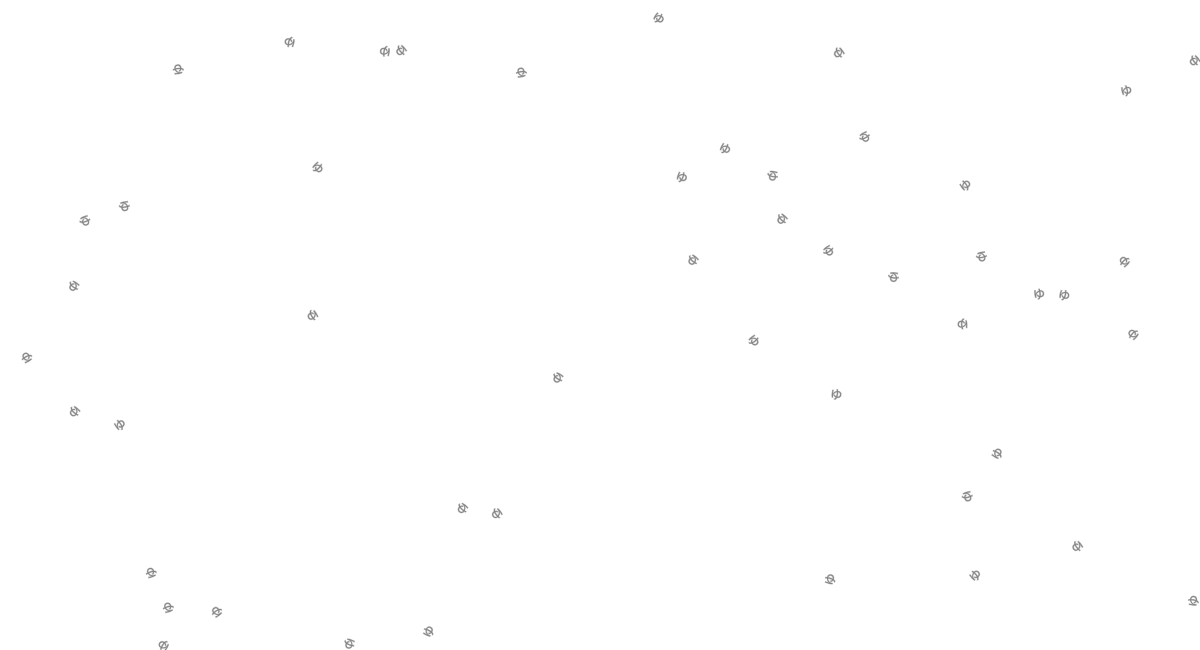
Frame 1 (no input)
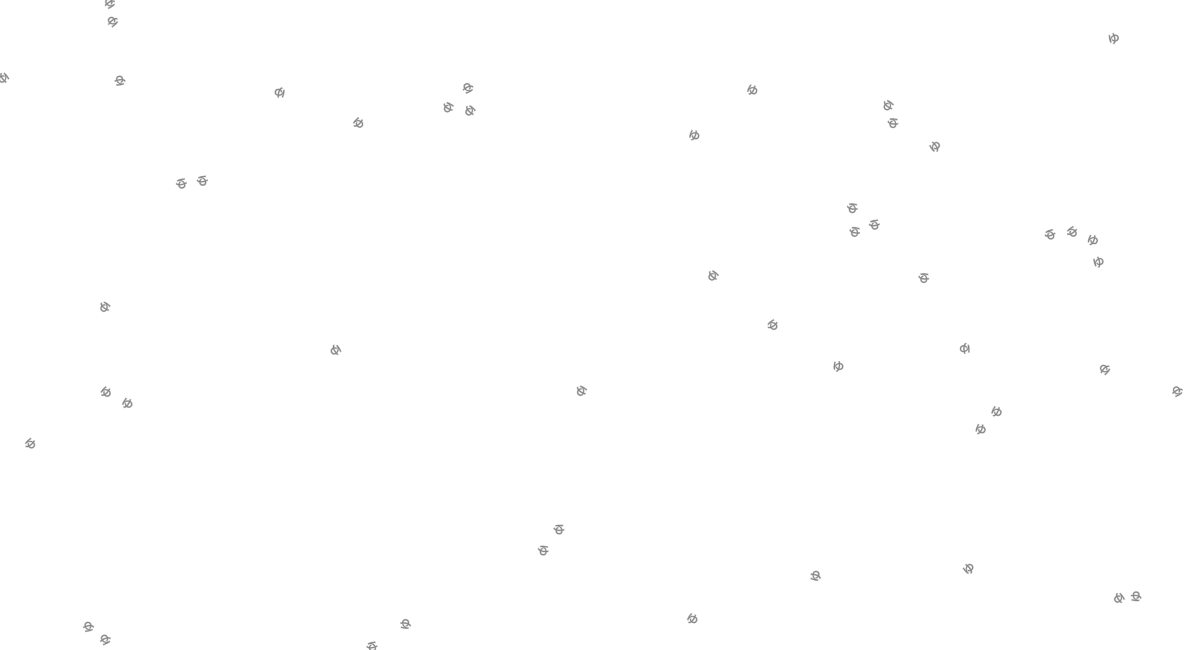
Frame 60 (no input)
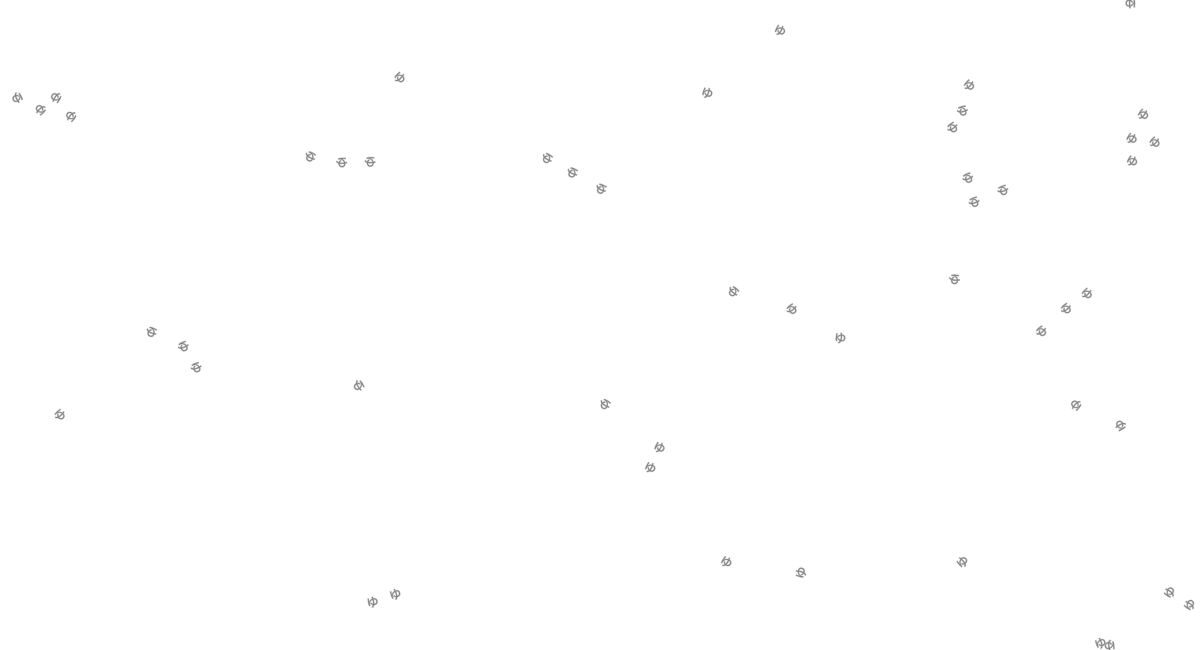
Frame 120 (the mouse pressed at the canvas centre since frame 60)

The p5.js sketch that drew these frames (run headless with seeded random() and noise() and a simulated clock; from frame 60 on, the mouse is pressed at the canvas centre):

// p5.js sketch
// ── sketch.js
//=CLASSES================================================

class Flock {
    constructor() {
        // すべてのボイド用の配列
        this.boids = []; // 配列を初期化
    }

    run() {
        for (let i = 0; i < this.boids.length; i++) {
            // 個々のボイドにに、ボイドのリストを丸ごと渡す
            this.boids[i].run(this.boids);
        }
    }

    addBoid(b) {
        this.boids.push(b);
    }
}

class Boid {
    constructor(x, y) {
        // 加速度
        this.acceleration = createVector(0, 0);
        // 速度
        this.velocity = createVector(random(-1, 1), random(-1, 1));
        // 位置
        this.position = createVector(x, y);
        // ボイドのサイズ
        this.r = 3.0;
        // 最大速度
        this.maxspeed = 3;
        // 最大操舵力
        this.maxforce = 0.05;
    }

    run(boids) {
        this.flock(boids);
        this.update();
        this.borders();
        this.render();
    }

    applyForce(force) {
        // ニュートンの第二法則 力の大きさ = 質量 * 加速度 => 加速度 = 力の大きさ / 質量
        // A = F / M が欲しい場合は、ここに質量が追加できる
        this.acceleration.add(force);
    }

    // 毎回、３つのルールにもとづいて、新しい加速度を蓄積する
    flock(boids) {
        let sep = this.separate(boids); // 分離
        let ali = this.align(boids); // 整列
        let coh = this.cohesion(boids); // 結合
        // これらの力に対し、任意の重み付けをする
        sep.mult(1.5);
        ali.mult(1.0);
        coh.mult(1.0);
        // 加速度に力のベクトルを追加する
        this.applyForce(sep);
        this.applyForce(ali);
        this.applyForce(coh);
    }

    // 位置を更新する
    update() {
        // 加速度は速度を変更する
        this.velocity.add(this.acceleration);
        // 速度を制限
        this.velocity.limit(this.maxspeed);
        // 速度は位置を変更する
        this.position.add(this.velocity);
        // 毎回、加速度を0にリセットする
        this.acceleration.mult(0);
    }

    // ターゲットに向かう操舵力を計算し適用する
    seek(target) {
        // 現在位置からターゲットを指すベクトルdesired
        let desired = p5.Vector.sub(target, this.position);
        // desiredを正規化し、最大速度にスケーリングする
        desired.normalize();
        desired.mult(this.maxspeed);
        // Steering = Desired - Velocity
        let steer = p5.Vector.sub(desired, this.velocity);
        // 最大操舵力に制限する
        steer.limit(this.maxforce);
        return steer;
    }

    // 描画
    render() {
        // 速度の方向に回転させた三角形を描画する
        let theta = this.velocity.heading() + radians(90);
        fill(127);
        stroke(200);
        push();
        translate(this.position.x, this.position.y);
        rotate(theta);
        
        // 三角形
        // beginShape();
        // vertex(0, -this.r * 2);
        // vertex(-this.r, this.r * 2);
        // vertex(this.r, this.r * 2);
        // endShape(CLOSE);

        text("ゆ", 0, 0);
        pop();
    }

    // ラッピング処理(端を超えたら逆の端から出てくる)
    borders() {
        if (this.position.x < -this.r) this.position.x = width + this.r;
        if (this.position.y < -this.r) this.position.y = height + this.r;
        if (this.position.x > width + this.r) this.position.x = -this.r;
        if (this.position.y > height + this.r) this.position.y = -this.r;
    }

    // 分離
    // 近くにいるボイドを調べ、近すぎる場合には離れる方向に向かうベクトルを返す
    separate(boids) {
        let desiredseparation = 25.0;
        let steer = createVector(0, 0);
        let count = 0;
        // システム内の全ボイドについて、近すぎないかどうか調べる
        for (let i = 0; i < boids.length; i++) {
            let d = p5.Vector.dist(this.position, boids[i].position);
            // もし距離(d)が0より大きくかつ任意の量よりも大きいなら(0は自分のとき)
            if ((d > 0) && (d < desiredseparation)) {
                // その近いボイドから離れるベクトルを計算する
                let diff = p5.Vector.sub(this.position, boids[i].position);
                diff.normalize();
                diff.div(d); // 距離による重み付け
                steer.add(diff);
                count++; // 数をメモしておく
            }
        }
        // 平均する -- countで割る
        if (count > 0) {
            steer.div(count);
        }

        // ベクトルが0より大きい限り
        if (steer.mag() > 0) {
            // レイノルズの Steering = Desired - Velocity　を実装
            steer.normalize();
            steer.mult(this.maxspeed);
            steer.sub(this.velocity);
            steer.limit(this.maxforce);
        }
        return steer;
    }

    // 整列
    // システム内の近くにいる全ボイドについて平均速度を計算し、その方向に向かうベクトルを返す
    align(boids) {
        let neighbordist = 50;
        let sum = createVector(0, 0);
        let count = 0;
        for (let i = 0; i < boids.length; i++) {
            let d = p5.Vector.dist(this.position, boids[i].position);
            if ((d > 0) && (d < neighbordist)) {
                sum.add(boids[i].velocity);
                count++;
            }
        }
        if (count > 0) {
            sum.div(count);
            sum.normalize();
            sum.mult(this.maxspeed);
            let steer = p5.Vector.sub(sum, this.velocity);
            steer.limit(this.maxforce);
            return steer;
        }
        else {
            return createVector(0, 0);
        }
    }

    // 結合
    // 近くにいる全ボイドの平均位置(たとえばセンター)を計算し、その位置に向かうベクトルを返す
    cohesion(boids) {
        let neighbordist = 50;
        let sum = createVector(0, 0); // 空のベクトルで開始し、これに全位置を累積する
        let count = 0;
        for (let i = 0; i < boids.length; i++) {
            let d = p5.Vector.dist(this.position, boids[i].position);
            if ((d > 0) && (d < neighbordist)) {
                sum.add(boids[i].position); // 位置を追加
                count++;
            }
        }
        if (count > 0) {
            sum.div(count);
            return this.seek(sum); // その位置に向かう
        }
        else {
            return createVector(0, 0);
        }
    }
}

//========================================================
//==GLOBAL================================================

let flock;
var canvas;

//========================================================
//==SETUP=================================================

function setup(){
    if(windowWidth <= 670){
        canvas = createCanvas(windowWidth, 650);
    }else{
        canvas = createCanvas(windowWidth, 650);
    }
    canvas.style('z-index','-1');//canvasを後ろに移動する。
    
    canvasSetup();
}

//========================================================
//==DRAW==================================================

function draw(){
    background(255);
    flock.run();
}

//========================================================
//==FUNCTIONS=============================================

function windowResized(){
    if(windowWidth <= 670){
        resizeCanvas(windowWidth, 2100);
    }else{
        resizeCanvas(windowWidth, 650);
    }
    canvasSetup();
}

function canvasSetup(){
    colorMode(RGB);

    flock = new Flock();
    for (let i = 0; i < 50; i++) {
        let b = new Boid(random() * width, random() * height);
        flock.addBoid(b);
    }
}

//========================================================
